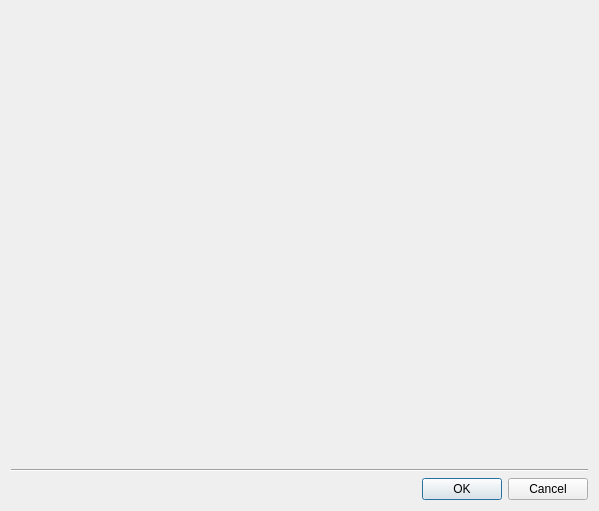
<?xml version="1.0" encoding="UTF-8"?>
<ui version="4.0">
 <class>QnMediaFileSettingsDialog</class>
 <widget class="QDialog" name="QnMediaFileSettingsDialog">
  <property name="geometry">
   <rect>
    <x>0</x>
    <y>0</y>
    <width>599</width>
    <height>511</height>
   </rect>
  </property>
  <property name="windowTitle">
   <string>File Settings</string>
  </property>
  <layout class="QVBoxLayout" name="verticalLayout_4">
   <item>
    <widget class="QnFisheyeSettingsWidget" name="fisheyeWidget" native="true"/>
   </item>
   <item>
    <widget class="Line" name="line">
     <property name="orientation">
      <enum>Qt::Horizontal</enum>
     </property>
    </widget>
   </item>
   <item>
    <widget class="QDialogButtonBox" name="buttonBox">
     <property name="orientation">
      <enum>Qt::Horizontal</enum>
     </property>
     <property name="standardButtons">
      <set>QDialogButtonBox::Cancel|QDialogButtonBox::Ok</set>
     </property>
    </widget>
   </item>
  </layout>
 </widget>
 <customwidgets>
  <customwidget>
   <class>QnFisheyeSettingsWidget</class>
   <extends>QWidget</extends>
   <header>ui/widgets/properties/fisheye_settings_widget.h</header>
   <container>1</container>
  </customwidget>
 </customwidgets>
 <resources/>
 <connections/>
</ui>
